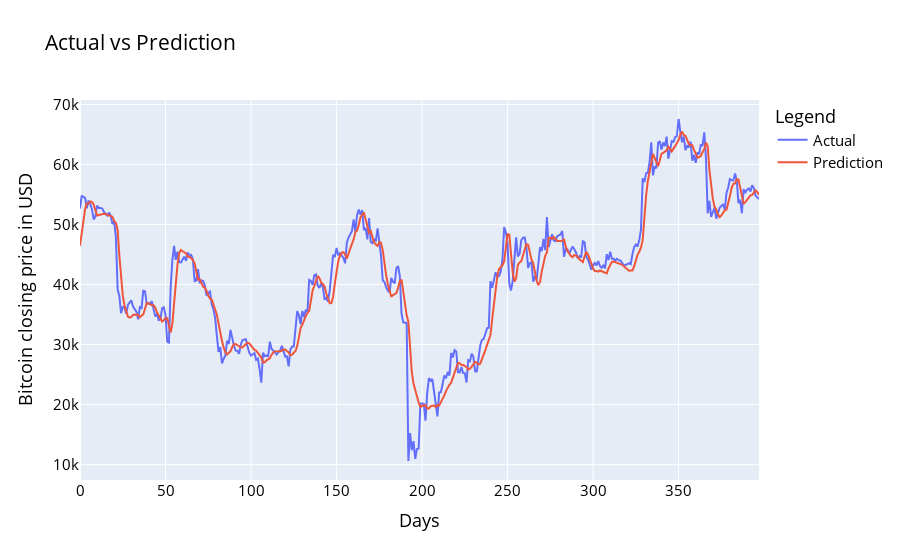

Here is the notebook cell this chart was saved with:
### Code cell
df_plot = pd.DataFrame({ 'Actual': original_yval.squeeze(), 'Prediction':prediction_model_bilstm.squeeze() })
import plotly.express as px
fig = px.line(df_plot, x=df_plot.index.values, y=df_plot.columns,
              title='custom tick labels')
fig.update_layout(title_text='Actual vs Prediction', 
                   font_size=15, font_color='black', legend_title_text='Legend')
fig.update_xaxes(title='Days')
fig.update_yaxes(title='Bitcoin closing price in USD')
fig.show()

### Figure 1 — Plotly figure (JSON) as saved in the notebook; plotly's stock layout.template omitted (floating-point values rounded to 4 significant figures; data arrays with more than 128 entries replaced by an {"elided": "..."} marker saying what was removed)
{"data": [{"hovertemplate": "variable=Actual<br>x=%{x}<br>value=%{y}<extra></extra>", "legendgroup": "Actual", "line": {"color": "#636efa", "dash": "solid"}, "mode": "lines", "name": "Actual", "orientation": "v", "showlegend": true, "type": "scatter", "x": {"elided": "398 int values"}, "xaxis": "x", "y": {"elided": "398 float values"}, "yaxis": "y"}, {"hovertemplate": "variable=Prediction<br>x=%{x}<br>value=%{y}<extra></extra>", "legendgroup": "Prediction", "line": {"color": "#EF553B", "dash": "solid"}, "mode": "lines", "name": "Prediction", "orientation": "v", "showlegend": true, "type": "scatter", "x": {"elided": "398 int values"}, "xaxis": "x", "y": {"elided": "398 float values"}, "yaxis": "y"}], "layout": {"font": {"color": "black", "size": 15}, "legend": {"title": {"text": "Legend"}, "tracegroupgap": 0}, "title": {"text": "Actual vs Prediction"}, "xaxis": {"anchor": "y", "domain": [0, 1], "title": {"text": "Days"}}, "yaxis": {"anchor": "x", "domain": [0, 1], "title": {"text": "Bitcoin closing price in USD"}}}}
